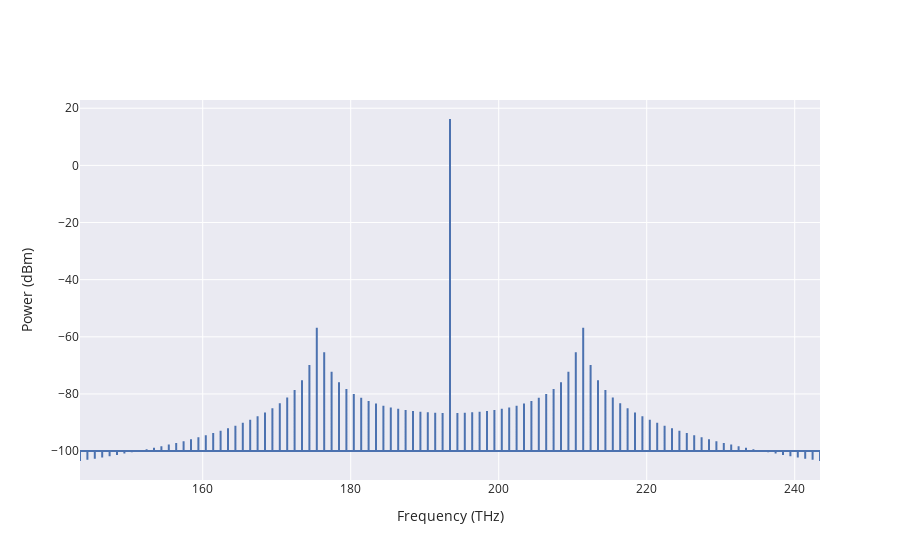

Notebook cell for this chart:
### Code cell
ind=3000
solver.PlotCombSpectra(ind).show()

### Figure 1 — Plotly figure (JSON) as saved in the notebook; plotly's stock layout.template omitted (floating-point values rounded to 4 significant figures; data arrays with more than 128 entries replaced by an {"elided": "..."} marker saying what was removed)
{"data": [{"name": "Waveguide", "type": "scatter", "uid": "8909859a-7d01-45ba-915d-b14b3aec84fd", "x": {"elided": "303 float values"}, "y": {"elided": "303 float values"}}], "layout": {"xaxis": {"title": {"text": "Frequency (THz)"}}, "yaxis": {"title": {"text": "Power (dBm)"}}}}
